Frame 1 (no input): blank canvas, image omitted
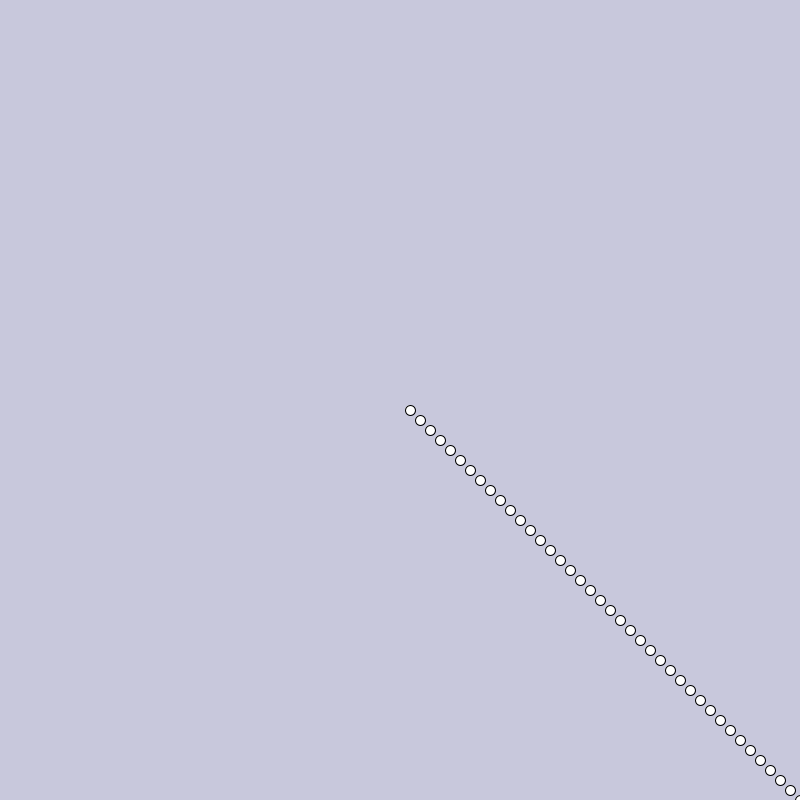
Frame 60 (the mouse pressed at the canvas centre just before this capture)
Frame 120 (the mouse held since frame 60 and released just before this capture): identical to frame 60, image omitted

The Processing sketch that drew this single still picture (run headless with seeded random() and noise(); from frame 60 on, the mouse is pressed at the canvas centre):

// Processing sketch: Particles1
// ── Particles1.pde
void setup(){

  background(200,200,220);
  size(800,800);
  
}

Particle Punto1 = new Particle(0,0,10,0);

void draw(){
  
  translate(width/2, height/2);
  Punto1.Movement();
  Punto1.Show();
}

// ── Particle.pde
public class Particle {
  
  private int x,y;
  private float v;
  private float a;

  Particle(int x, int y, float v, float a){
    
    this.x = x;
    this.y = y;
    this.v = v;
    this.a = a;
    
  }
  
  public void Movement(){
    
    this.x = round(this.x + this.v);
    this.y = round(this.y + this.v);
    println(round(this.x + this.v));
  }
  
  public void Show(){
    
    ellipse(this.x, this.y,10,10);
  
  }
  
  
  
  
}
